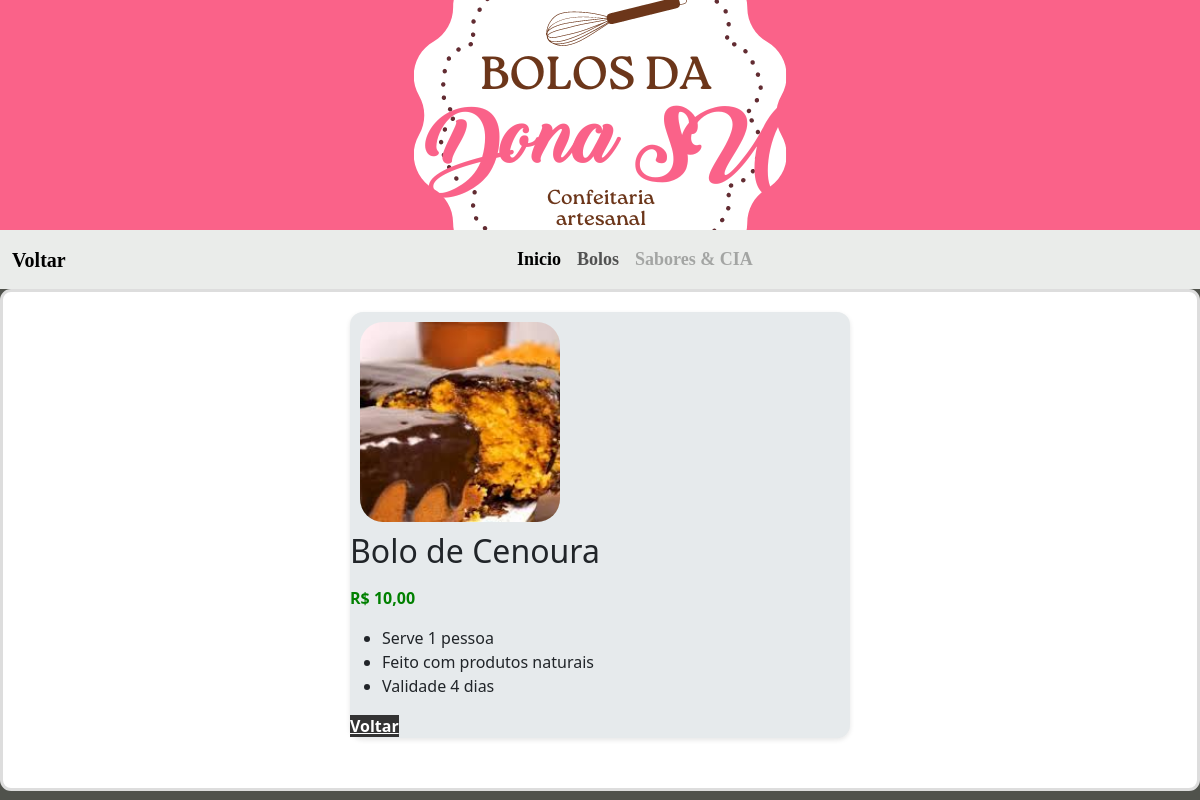
/bolos/1/, run on the app's committed database.
### produtos/models.py (models this page shows, shortened)
class Bolos(models.Model):
    nome = models.CharField(max_length=200)
    valor = models.DecimalField(max_digits=10, decimal_places=2)
    imagem = models.ImageField(upload_to='images/')

### produtos/views.py (the view)
# urls.py: path('bolos/<int:id>/', bolo_detalhes, name='bolo_detalhes'),
def bolo_detalhes(request, id):
    bolo = get_object_or_404(Bolos, id=id)
    return render(request, 'bolo_detalhes.html', {'bolo': bolo})

### produtos/templates/bolo_detalhes.html (shortened to what this page needs)
<!DOCTYPE html>
<html lang="pt-BR">
<head>
    {% load static %}
    <link rel="stylesheet" href="https://unpkg.com/material-components-web@latest/dist/material-components-web.min.css">
    <link rel="stylesheet" type="text/css" href="{% static 'produtos/styles.css' %}" />
    <link href="https://cdn.jsdelivr.net/npm/bootstrap@5.3.3/dist/css/bootstrap.min.css" rel="stylesheet">
</head>
<body class="body-bolodetalhes">
    <header>
    </header>
    <nav class="navbar navbar-expand-lg navbar-light" style="background-color: rgb(234, 236, 234);">
      <div class="container-fluid">
          <a class="navbar-brand" href="/">Voltar</a>
          <div class="collapse navbar-collapse" id="navbarNav">
              <ul class="navbar-nav mx-auto">
                  <li class="nav-item">
                      <a class="nav-link active" aria-current="page" href="/">Inicio</a>
                  </li>
                  <li class="nav-item">
                      <a class="nav-link" href="/bolos">Bolos</a>
                  </li>
                  <li class="nav-item">
                      <a class="nav-link disabled" aria-disabled="true">Sabores & CIA</a>
                  </li>
              </ul>
          </div>
      </div>
  </nav>
    <div class="card-container-bolodetalhes">
        <div class="card-bolodetalhes">
          <div class="card-image-bolodetalhes" style="background-image: url('{{ bolo.imagem.url }}');"></div>
          <div class="card-content-bolodetalhes">
            <h2>{{ bolo.nome }}</h2>
            <p class="price-bolodetalhes">R$ {{ bolo.valor }}</p>
            <ul>
              <li>Serve 1 pessoa</li>
              <li>Feito com produtos naturais</li>
              <li>Validade 4 dias</li>
            </ul>
          </div>
          <a href="{% url 'bolos_list' %}" class="btn-bolodetalhes">Voltar</a>
        </div>
      </div>
</body>
</html>

### produtos/static/produtos/styles.css (style rules this page uses)
body { display: flex; flex-direction: column; font-family: Roboto, sans-serif; margin: 0; padding: 0; background-color: #dfd3d3; }
header { background-color: #FA6289; background-image: url('/static/produtos/imagem/logotipo.png'); background-position-y: center; background-size: auto; object-fit: cover; background-position: center; background-repeat: no-repeat; height: 230px; color: white; padding: 20px; width: 100%; text-align: center; box-shadow: 0 4px 8px rgba(0, 0, 0, 0.1); }
.navbar-brand, .nav-link, .nav-item { font-family: Georgia, 'Times New Roman', Times, serif; font-size: 18px; font-weight: bold; }
nav ul { list-style: none; padding: 0; margin: 0; display: flex; }
nav ul li { margin: 0; }
nav ul li a { display: block; padding: 14px 20px; color: white; text-decoration: none; transition: background-color 0.3s; }
.body-bolodetalhes { background-color: #50524c; }
.card-container-bolodetalhes { margin: 40 1; border: 3px solid #ddd; border-radius: 11px; display: flex; justify-content: center; align-items: center; background-color: #ffffff; }
.card-bolodetalhes { margin: 20px; width: 500px; background-color: #fff; border-radius: 5px; box-shadow: 0 2px 5px rgba(0, 0, 0, 0.1); margin-bottom: 50px; border-radius: 13px; background-color: #e6eaec; }
.card-image-bolodetalhes { border-radius: 23px; margin: 10px; align-items: center; justify-content: center; display: flex; width: 200px; height: 200px; background-size: cover; background-position: center; }
.price-bolodetalhes { font-weight: bold; color: green; }
.btn-bolodetalhes { background-color: #333; color: #fff; font-weight: bold; align-items: center; }

### data on the page
Bolos: imagem (picture), nome "Bolo de Cenoura", valor "10,00"
